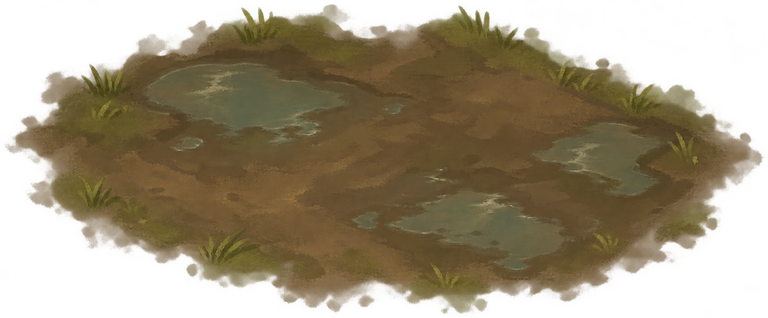
#> input picture Tools/ParkArt/MudPuddle_source.png, 768 x 318 px
$ python soften_mud.py
#> lines starting #> are read from the running program, lines starting #| are printed output that depends on the picture; after the words box and inside, x2 and y2 are one past the last pixel; in counts of white or black regions, pixels touching at a corner belong together
"""Makes Assets/ART/Park/MudPuddle.png sit into the park floor instead of on it: from the mud Codex
drew (kept as Tools/ParkArt/MudPuddle_source.png), its outer band with the grass rim fades away
in a soft, uneven edge, so no outline shows and the floor's own grass meets the mud, and the
grass tufts are painted over with the mud's colours round them.

usage: python Tools/ParkArt/soften_mud.py
Needs numpy, scipy and Pillow.
"""
import colorsys
import os
import shutil

import numpy as np
from PIL import Image
from scipy import ndimage

HERE = os.path.dirname(os.path.abspath(__file__))
ROOT = os.path.abspath(os.path.join(HERE, "..", ".."))
OUT = os.path.join(ROOT, "Assets", "ART", "Park", "MudPuddle.png")
SOURCE = os.path.join(HERE, "MudPuddle_source.png")

# Grass tufts: bright green blades (hue in degrees, saturation 0 to 1); the water is far greyer.
TUFT_HUE = (44, 150)
TUFT_SATURATION = 0.58
# The grass rim is the outer band of the drawing: the mud shows from RIM pixels in and is full
# FEATHER pixels further in, the line wandering in and out by up to WOBBLE pixels.
RIM = 34
FEATHER = 46
WOBBLE = 16

rng = np.random.default_rng(11)


def soft_noise(shape, sigma):
    field = ndimage.gaussian_filter(rng.standard_normal(shape), sigma)
    return field / (np.abs(field).max() + 1e-9)


def smoothstep(edge0, edge1, x):
    t = np.clip((x - edge0) / (edge1 - edge0), 0, 1)
    return t * t * (3 - 2 * t)


def main():
    if not os.path.exists(SOURCE):
        shutil.copyfile(OUT, SOURCE)

    rgba = np.asarray(Image.open(SOURCE).convert("RGBA")).astype(np.float64) / 255
    rgb, alpha = rgba[..., :3], rgba[..., 3]
    hsv = np.vectorize(colorsys.rgb_to_hsv)(rgb[..., 0], rgb[..., 1], rgb[..., 2])
    hue, saturation = hsv[0] * 360, hsv[1]
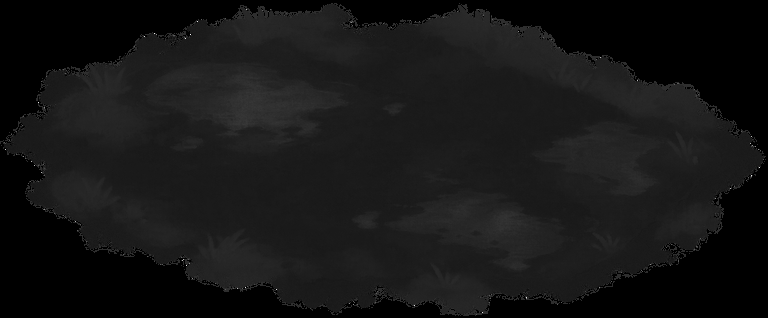
#> hue: shape (318, 768) float64; min 0, max 329.6, mean 28; drawn with min black and max white
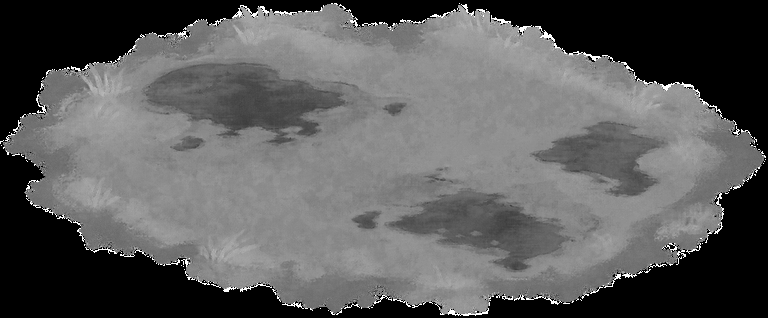
#> saturation: shape (318, 768) float64; min 0, max 1, mean 0.362
    tuft = (hue >= TUFT_HUE[0]) & (hue <= TUFT_HUE[1]) & (saturation >= TUFT_SATURATION)
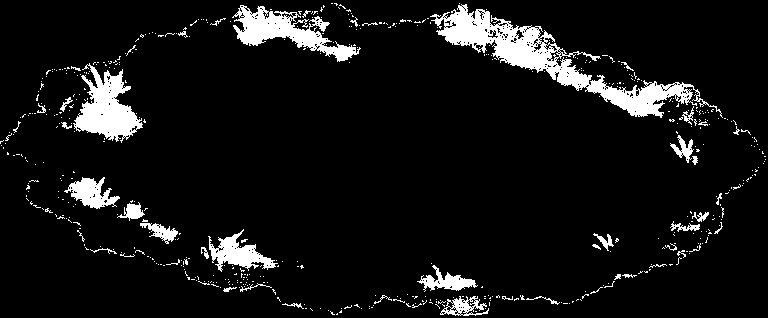
#> tuft: shape (318, 768) bool; 7.8% white; 532 white regions (484 under 20 px), largest, box (x1, y1, x2, y2) and area: (430, 4, 723, 118) 6677, (73, 63, 143, 143) 2735, (232, 5, 361, 62) 2682
    tuft = ndimage.binary_dilation(tuft, iterations=3)
#> tuft: shape (318, 768) bool; 17.2% white; 16 white regions, largest, box (x1, y1, x2, y2) and area: (328, 0, 768, 167) 13186, (0, 2, 364, 165) 11582, (366, 164, 762, 318) 6893

    # How far each pixel is inside the drawing, with the line wandering; the edge fades over a band.
    drawn = ndimage.binary_fill_holes(alpha > 0.5)
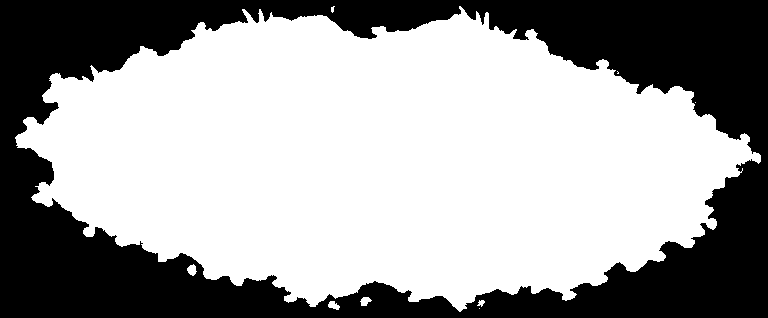
#> drawn: shape (318, 768) bool; 62.8% white; 1 black region, box (x1, y1, x2, y2) and area: (0, 0, 768, 318) 90876
    inside = ndimage.distance_transform_edt(drawn)
    wobble = soft_noise(alpha.shape, 16) * WOBBLE + soft_noise(alpha.shape, 5) * WOBBLE * 0.3
    shape = smoothstep(RIM, RIM + FEATHER, inside + wobble)
    shape = ndimage.gaussian_filter(shape, 3)

    # Where a tuft was, the mud's colours nearby, spread in.
    keep = (~tuft).astype(np.float64)
    weight = ndimage.gaussian_filter(keep, 8)[..., None] + 1e-6
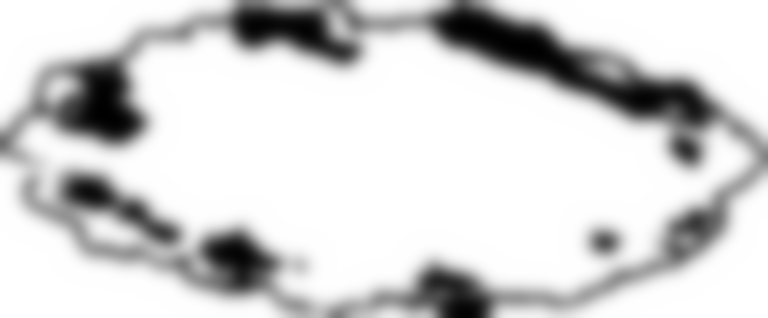
#> weight: shape (318, 768, 1) float64; min 0.00255, max 1, mean 0.828
    spread = np.stack([ndimage.gaussian_filter(rgb[..., c] * keep, 8) for c in range(3)], -1) / weight
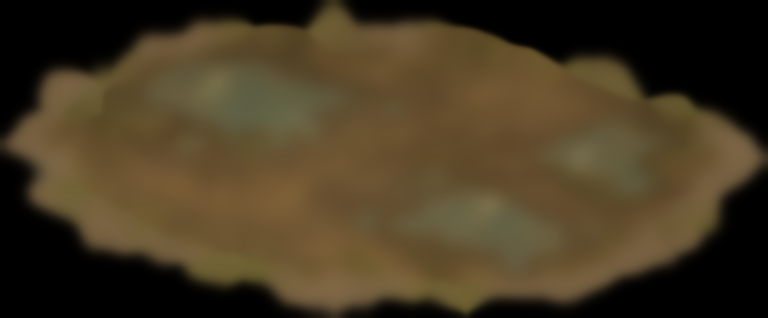
#> spread: shape (318, 768, 3) float64; mean R, G, B 0.277, 0.227, 0.138
    colour = np.where(tuft[..., None], spread, rgb)

    out = np.dstack([np.clip(colour, 0, 1), np.clip(shape, 0, 1)])
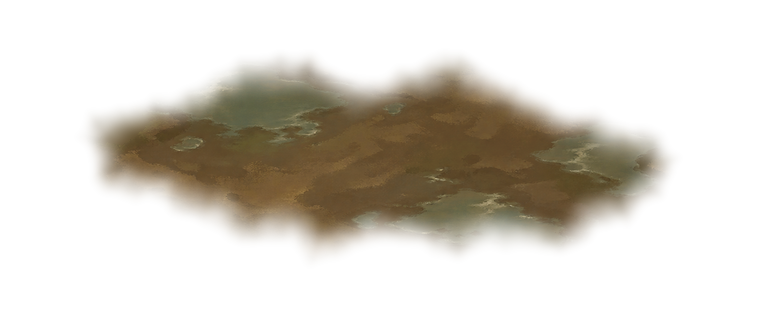
#> out: shape (318, 768, 4) float64; mean R, G, B, A 0.277, 0.227, 0.138, 0.256; transparent parts drawn white
    Image.fromarray((out * 255).astype(np.uint8), "RGBA").save(OUT)
    print(f"  {OUT}")


if __name__ == "__main__":
    main()

$ run again, with Assets/ART/Park/BushTape.png copied over Tools/ParkArt/MudPuddle_source.png
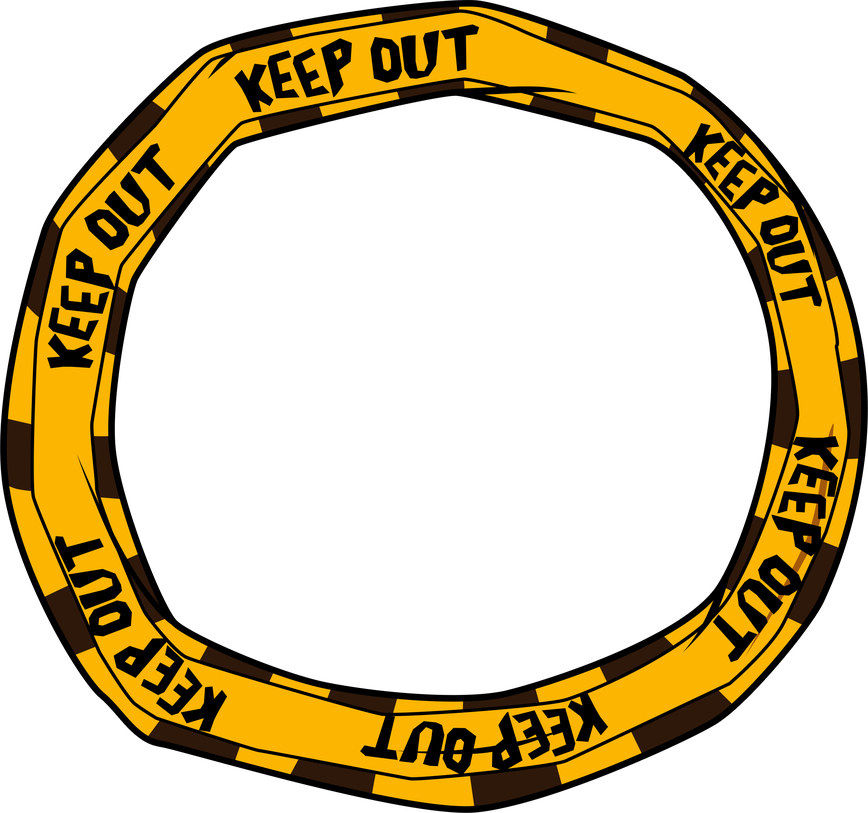
#> input picture Assets/ART/Park/BushTape.png, 868 x 813 px, shrunk from 2373 x 2223 before the run
#> in main, `tuft = (hue >= TUFT_HUE[0]) & (hue <= TUFT_HUE[1]) & (saturation >= TU..`:
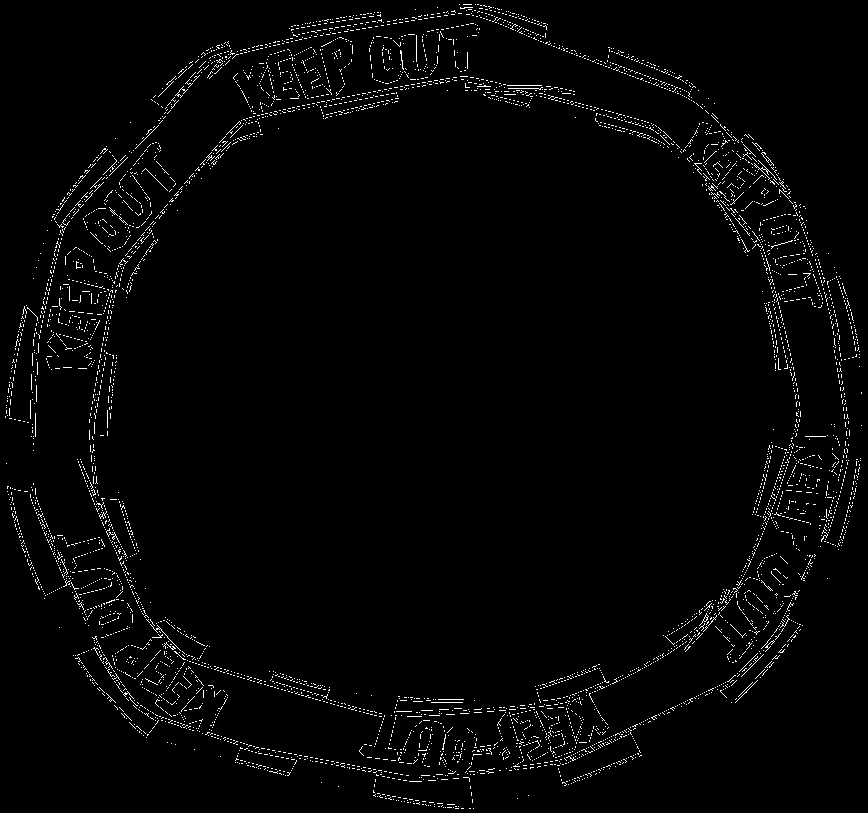
#> tuft: shape (813, 868) bool; 2.1% white in thin lines or dots
#> drawn: shape (813, 868) bool; 79.2% white; 4 black regions, box (x1, y1, x2, y2) and area: (479, 0, 868, 393) 38947, (0, 0, 452, 432) 37768, (475, 426, 868, 813) 36449, (0, 464, 455, 813) 33928
#> keep: shape (813, 868) float64; values 0 (black) and 1 (white), 84.3% white; 49 black regions, largest, box (x1, y1, x2, y2) and area: (2, 1, 864, 812) 107845, (795, 551, 819, 584) 351, (379, 42, 396, 74) 323
#> in main, `out = np.dstack([np.clip(colour, 0, 1), np.clip(shape, 0, 1)])`:
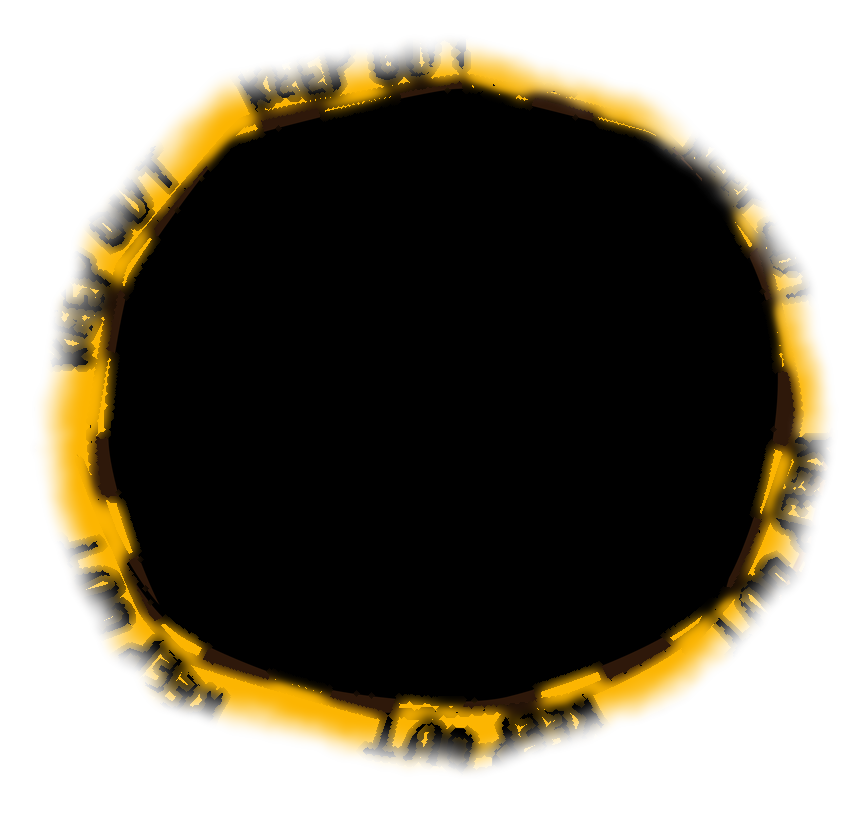
#> out: shape (813, 868, 4) float64; mean R, G, B, A 0.177, 0.125, 0.00281, 0.591; transparent parts drawn white
